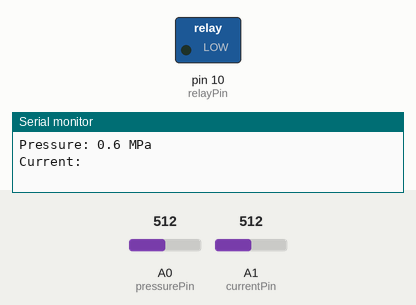
A sketch run on a simulated Arduino Uno, built with avr-gcc and run on an emulated ATmega328P. Parts: switched loads named in the sketch (green lamp = pin HIGH), the last lines printed to the serial monitor. The inputs (shaded band) are chosen by the test bench; at power-on: A1 (currentPin) = 512, A0 (pressurePin) = 512.

Above: at 0.1 s.
At 1.2 s:
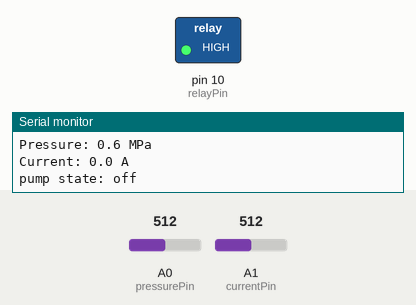
1.3 s: A1 (currentPin) set to 716
Timing chart, 0 to 4.3 s (numbered marks = the images above; inputs shaded):
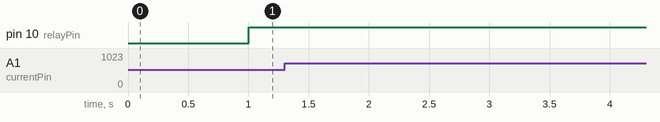

The sketch:

pascali.ino
```cpp
// pascali intelligent pump controller
// -----------------------------------
// Version 0.1
//
// Functionality
// -------------
// Read pressure sensor and:
// - if pressure < floor: pump-on
// - if pressure < floor & pump-on time > 120s => error (oow)
// - if pressure >= ceiling and pump-on => pump-off
// - State LEDs (solid green = idle, pulsing green = pump on, red = error)
//
// ToDo
// ----
// - pump-on timer
// - Remove delays: event driven?

// User adjustable parameters
const float lowMark  = 2.0; // MPa
const float highMark = 3.5; // MPa
const int pressurePin = A0;
const int currentPin = A1;
const int relayPin = 10;
const int greenLedPin = 8;
const int redLedPin = 9;

// Function prototypes
void setPumpOn(const int pin);
void setPumpOff(const int pin);
float readPressure(const int pin);
float readCurrent(const int pin);

void setup()
{
    pinMode(relayPin, INPUT);   // Work around state bug
    pinMode(relayPin, OUTPUT);  // relay control
    Serial.begin(9600);
}

void loop()
{

    Serial.print("Pressure: ");
    float pressure = readPressure(pressurePin);
    Serial.print(pressure, 1);
    Serial.println(" MPa");

    Serial.print("Current: ");
    float current = readCurrent(currentPin);
    Serial.print(current, 1);
    Serial.println(" A");

    Serial.print("pump state: ");
    Serial.println((relayPin /* HIGH */ && (current > 0.5)) == true ? "on" : "off");

    if (pressure < lowMark) {
        // check is pump already running -> error
        setPumpOn(relayPin);
    }
    else if (pressure > highMark) {
        setPumpOff(relayPin);
    }
    // check pump run time + compare with pressure differential

    delay(250);
}

// Function implementations
void setPumpOn(const int pin)
{
    digitalWrite(pin, HIGH);
}

void setPumpOff(const int pin) {
    digitalWrite(pin, LOW);
}

// TODO: use RMS
float readPressure(const int pin)
{
    const int offset = 20;      // zero offset
    const int fullScale = 1023; // max pressure (span) adjust

    float reading = analogRead(pin);
    float result = (reading - offset) * 1.2 / (fullScale - offset); // MPa conversion
    return result;
}

float readCurrent(const int currentPin)
{
    const int mVperAmp = 100; // use 100 for 20A Module and 66 for 30A Module

    int readValue;             //value read from the sensor
    int maxValue = 0;          // store max value here
    int minValue = 1024;          // store min value here

    uint32_t start_time = millis();
    while((millis()-start_time) < 1000) //sample for 1 Sec
    {
        readValue = analogRead(currentPin);
        // see if you have a new maxValue
        if (readValue > maxValue)
        {
            /*record the maximum sensor value*/
            maxValue = readValue;
        }
        if (readValue < minValue)
        {
            /*record the maximum sensor value*/
            minValue = readValue;
        }
    }

    // Subtract min from max
    float voltage = ((maxValue - minValue) * 5.0)/1024.0;
    float rms = (voltage / 2.0) * 0.707;
    float current = (rms * 1000)/mVperAmp;

    return current;
}
```
